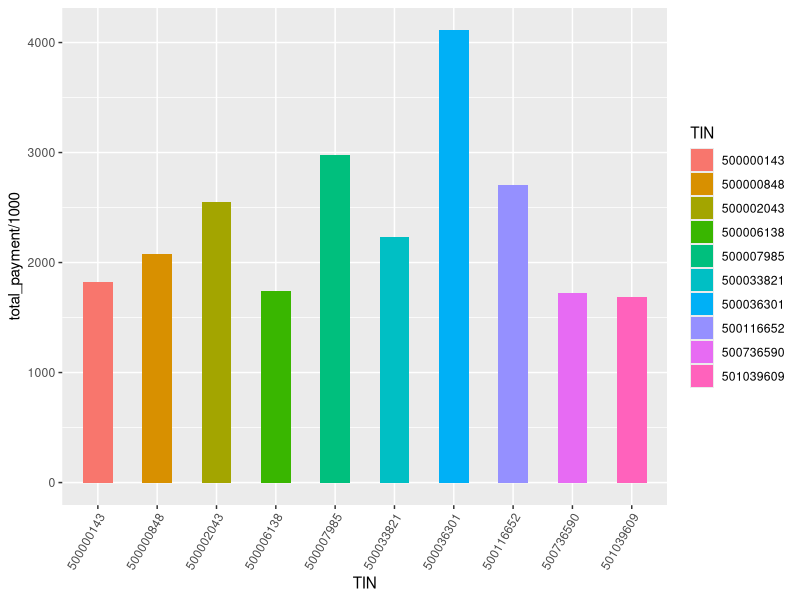
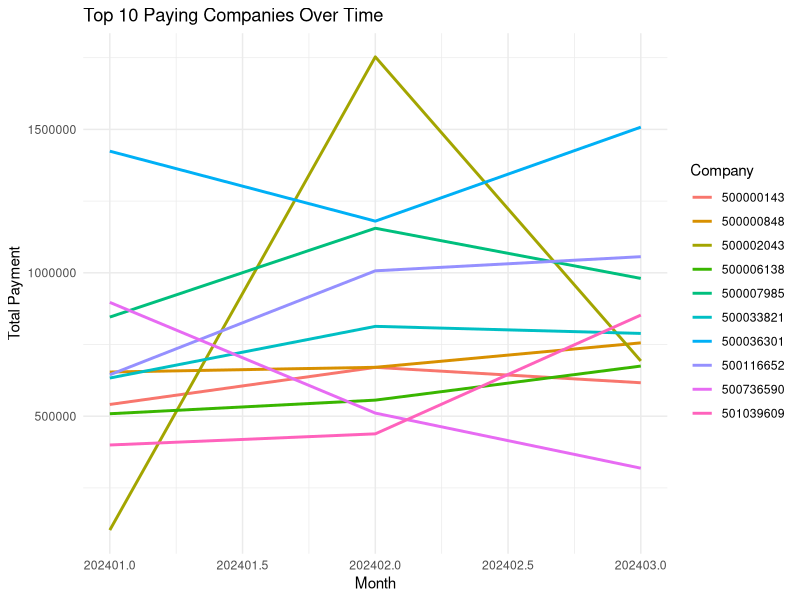
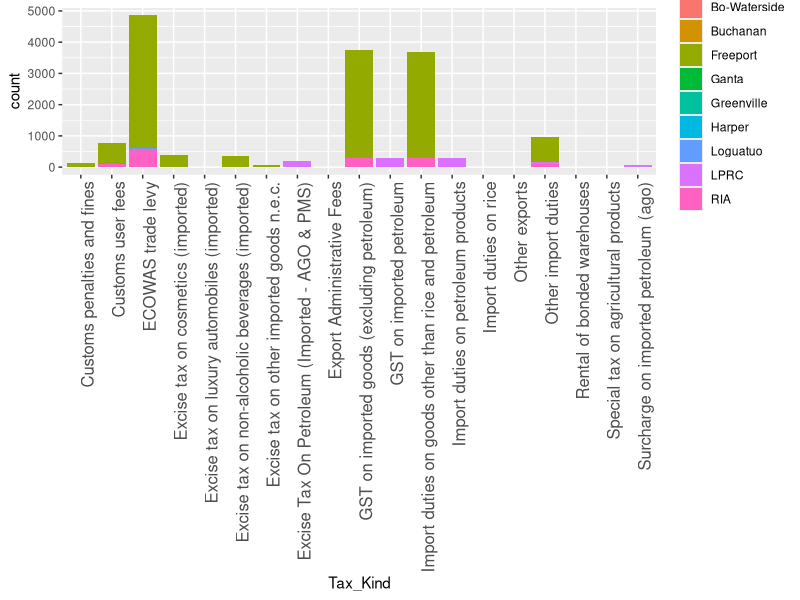
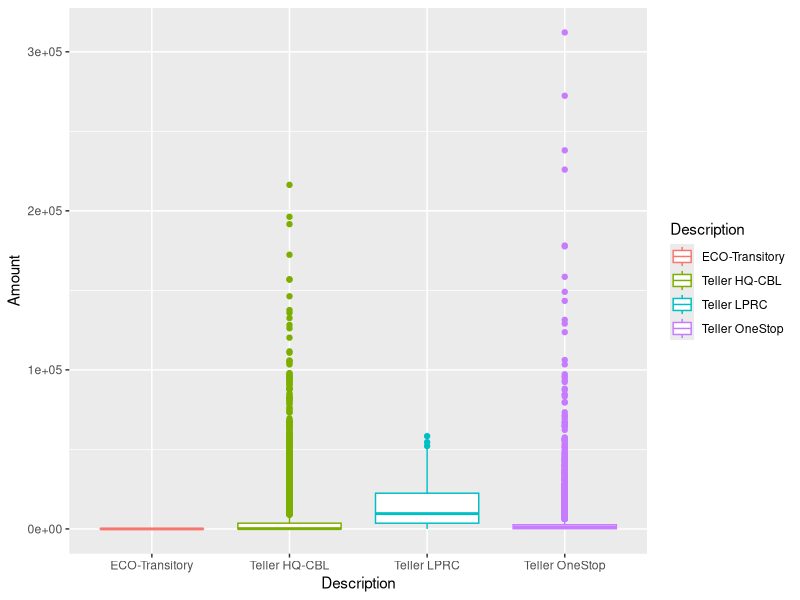
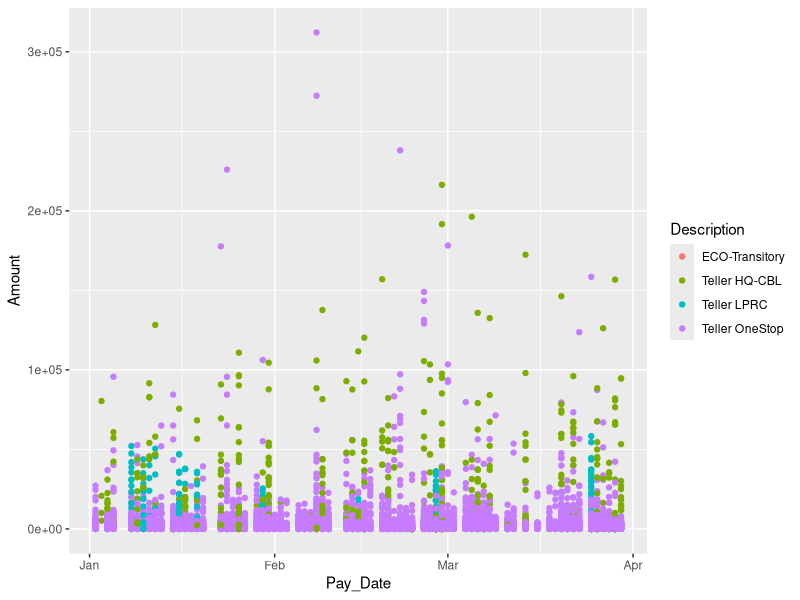
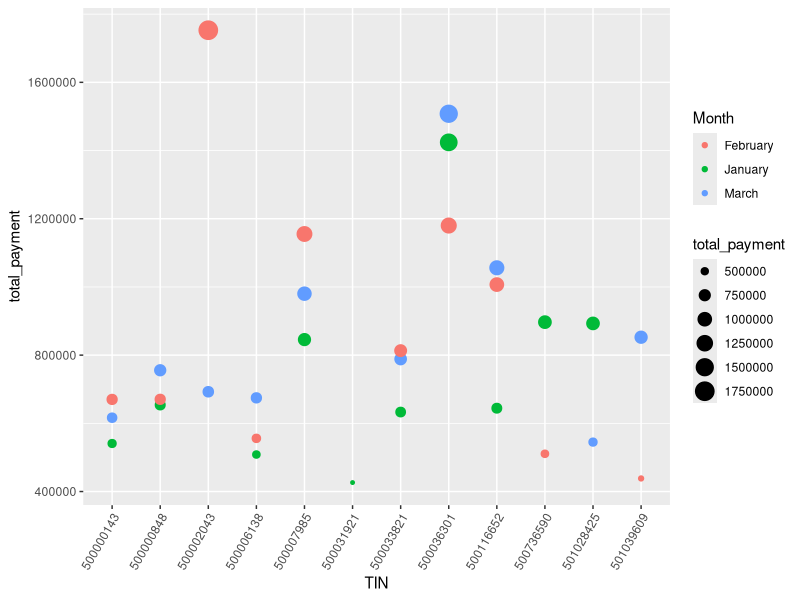

The R script that drew these images, in order:
## ---- chunk 1
library(tidyverse)
library(dplyr)
library(sqldf)
## ---- chunk 2
revenue <- read.csv("revenue.csv")
glimpse(revenue)
## ---- chunk 3
revenue <- rename(revenue, "Tax_code" = "TAX.CODE", "Tax_Kind" = "TAX.KIND", "Receipt_NO" = "RECEIPT.NO", "Amount" = "Consol.", "Pay_Date" = "PAY.DATE")

revenue <- revenue |> mutate(
                  Tax_Kind = factor(Tax_Kind),
                  TIN = factor(TIN),
                  CBO = factor(CBO),
                  Pay_Date = as.Date(Pay_Date, format = "%m/%d/%Y"),
                  Amount = as.numeric(gsub(",", "", Amount))
) |> 
  filter(Amount > 0) |> 
  select(- Tax_code) |>
  glimpse()

## ---- chunk 4
summary_stat <- summary(revenue)
print(summary_stat)
## ---- chunk 5
top_payers <- as.data.frame(revenue)
top_payers$month_year <- format(top_payers$Pay_Date, "%Y-%m")

top_payers <- top_payers |> group_by(month_year, TIN) |> summarise(total_payment = sum(Amount)) |> ungroup()

total_unique_months <- length(unique(top_payers$month_year))

company_month_counts <- top_payers |> 
  group_by(TIN) |>
  summarise(unique_months = n_distinct(month_year))

companies_with_all_months <- company_month_counts |>
  filter(unique_months == total_unique_months)

loopi <- companies_with_all_months$TIN

trend <- data.frame()
for(i in loopi){
  trend <- rbind(trend, filter(top_payers, TIN == i))
}

top_10 <- trend |> 
  group_by(TIN) |> 
  summarise(total_payment = sum(total_payment)) |>
  arrange(desc(total_payment)) |>
  top_n(10, total_payment)

ggplot(top_10, aes(x = TIN, y = total_payment/1000, fill = TIN)) +
  geom_bar(stat = "identity", width = 0.5) + 
  theme(axis.text.x = element_text(angle = 60, hjust = 1))
## ---- chunk 6
loopj <- top_10$TIN

trending_10 <- data.frame()
for(j in loopj){
  trending_10 <- rbind(trending_10, filter(top_payers, TIN == j))
}

convert_to_numeric <- function(date_string) {
  # Split the string by "-"
  date_parts <- strsplit(date_string, "-")[[1]]
  
  # Extract year and month
  year <- as.numeric(date_parts[1])
  month <- as.numeric(date_parts[2])
  
  # Combine year and month into a numeric value
  numeric_value <- year * 100 + month
  
  return(numeric_value)
}

# Apply the function to each date string
trending_10$ndate <- sapply(trending_10$month_year, convert_to_numeric)

ggplot(trending_10, aes(x = ndate, y = total_payment, color = TIN)) + 
  geom_line(linewidth = 1) +
  labs(title = "Top 10 Paying Companies Over Time",
       x = "Month",
       y = "Total Payment",
       color = "Company") +
  theme_minimal()
## ---- chunk 7
ggplot(revenue, aes(x = Tax_Kind, fill = CBO)) +
  geom_bar() +
  theme(axis.text.x = element_text(angle = 90, hjust = 1, size = 12))
## ---- chunk 8
ggplot(revenue, aes(x = Description, y = Amount, color = Description)) +
  geom_boxplot()
## ---- chunk 9
ggplot(revenue, aes(x = Pay_Date, y = Amount, color = Description)) +
  geom_point()
## ---- chunk 10
monthly_ten <- sqldf("SELECT * FROM
          (SELECT 'January' AS Month, TIN, total_payment FROM top_payers WHERE month_year == '2024-01' ORDER BY total_payment DESC LIMIT 10)
      UNION
SELECT * FROM 
        (SELECT 'February' AS Month, TIN, total_payment FROM top_payers WHERE month_year == '2024-02' ORDER BY total_payment DESC LIMIT 10)
      UNION
SELECT * FROM 
        (SELECT 'March' AS Month, TIN, total_payment FROM top_payers WHERE month_year == '2024-03' ORDER BY total_payment DESC LIMIT 10) ORDER BY total_payment
")

print(monthly_ten)
## ---- chunk 11
ggplot(monthly_ten, aes(x = TIN, y = total_payment, color = Month, size = total_payment)) +
  geom_point() +
  theme(axis.text.x = element_text(angle = 60, hjust = 1))
## ---- chunk 12
sqldf("SELECT DISTINCT(Description), COUNT(Description) AS Freq FROM revenue GROUP BY Description ORDER BY Freq DESC")
## ---- chunk 13
sqldf("SELECT DISTINCT(CBO), SUM(Amount) AS Total_Tax_Collection FROM revenue GROUP BY CBO ORDER BY Total_Tax_Collection DESC")
